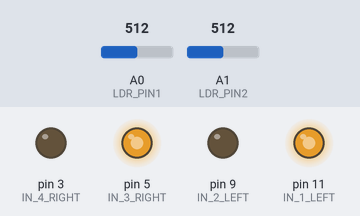
A sketch run on a simulated Arduino Uno, built with avr-gcc and run on an emulated ATmega328P. On the bench: output pins drawn as LEDs (lit = HIGH). The inputs (shaded band) are chosen by the test bench; at power-on: A0 (LDR_PIN1) = 512, A1 (LDR_PIN2) = 512. What the sketch prints to the serial monitor is not drawn.

Above: at 1.2 s.
1.3 s: A0 (LDR_PIN1) set to 11
4.3 s: A0 (LDR_PIN1) set to 8
7.3 s: A1 (LDR_PIN2) set to 109
8.8 s: A1 (LDR_PIN2) set to 94
Timing chart, 0 to 11.3 s (numbered marks = the images above; inputs shaded):
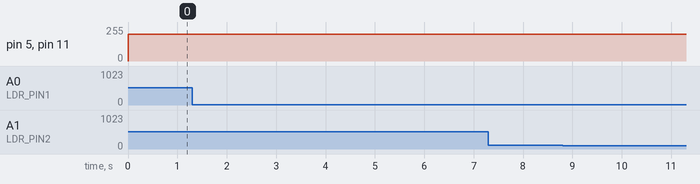

Measured:
- after the input at 1.3 s, every drawn part: stays the same
- after the input at 4.3 s, every drawn part: stays the same
- after the input at 7.3 s, every drawn part: stays the same
- after the input at 8.8 s, every drawn part: stays the same

The sketch:

4.1.3.ino
```cpp
const int IN_1_LEFT = 11;
const int IN_2_LEFT = 9;
const int IN_3_RIGHT = 5;
const int IN_4_RIGHT = 3;
const int LDR_PIN1 = A0;
const int LDR_PIN2 = A1;

void setup() {
  // put your setup code here, to run once:
  pinMode (IN_1_LEFT, OUTPUT);
  pinMode (IN_2_LEFT, OUTPUT);
  pinMode (IN_3_RIGHT, OUTPUT);
  pinMode (IN_4_RIGHT, OUTPUT);
  pinMode (LDR_PIN1, INPUT);
  pinMode (LDR_PIN2, INPUT);

  Serial.begin(9600);

}

void loop() {
  // put your main code here, to run repeatedly:
  int ldrVal1 = analogRead(LDR_PIN1);
  int ldrVal2 = analogRead(LDR_PIN2);

  Serial.print("ldrVal1: ");
  Serial.print(ldrVal1);
  Serial.print(" ");
  Serial.print("ldrVal2: ");
  Serial.println(ldrVal2);

  if (ldrVal1 < 600 && ldrVal2 < 600)
  {
    forwardleft();
    forwardright();
  }

  else if (ldrVal1 < 600 )
  {
    forwardright();
  }

  else if (ldrVal2 < 600)
  {
    forwardleft();


  }

}
```

function.ino
```cpp
void forwardleft()
{
  //analogWrite (EN_A_LEFT, pwmLeft);
  analogWrite (IN_1_LEFT, 200);
  analogWrite (IN_2_LEFT, 0);

}

void forwardright()
{
  analogWrite (IN_3_RIGHT, 200);
  analogWrite (IN_4_RIGHT, 0);
  //analogWrite (EN_B_RIGHT, pwmRight);
}
```
